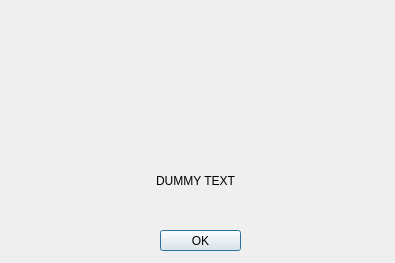
<?xml version="1.0" encoding="UTF-8"?>
<ui version="4.0">
 <class>PopUpDialog</class>
 <widget class="QDialog" name="PopUpDialog">
  <property name="geometry">
   <rect>
    <x>0</x>
    <y>0</y>
    <width>395</width>
    <height>263</height>
   </rect>
  </property>
  <property name="windowTitle">
   <string>Dialog</string>
  </property>
  <widget class="QDialogButtonBox" name="buttonBox">
   <property name="geometry">
    <rect>
     <x>160</x>
     <y>230</y>
     <width>81</width>
     <height>21</height>
    </rect>
   </property>
   <property name="orientation">
    <enum>Qt::Vertical</enum>
   </property>
   <property name="standardButtons">
    <set>QDialogButtonBox::Ok</set>
   </property>
  </widget>
  <widget class="QLabel" name="popupimage">
   <property name="geometry">
    <rect>
     <x>130</x>
     <y>10</y>
     <width>131</width>
     <height>121</height>
    </rect>
   </property>
   <property name="text">
    <string/>
   </property>
   <property name="pixmap">
    <pixmap>warning-icon-11552769738dqsq0g82mv.png</pixmap>
   </property>
   <property name="scaledContents">
    <bool>true</bool>
   </property>
   <property name="alignment">
    <set>Qt::AlignLeading|Qt::AlignLeft|Qt::AlignVCenter</set>
   </property>
  </widget>
  <widget class="QLabel" name="popuptext">
   <property name="geometry">
    <rect>
     <x>0</x>
     <y>160</y>
     <width>391</width>
     <height>41</height>
    </rect>
   </property>
   <property name="text">
    <string>DUMMY TEXT</string>
   </property>
   <property name="alignment">
    <set>Qt::AlignCenter</set>
   </property>
  </widget>
 </widget>
 <resources/>
 <connections>
  <connection>
   <sender>buttonBox</sender>
   <signal>clicked(QAbstractButton*)</signal>
   <receiver>PopUpDialog</receiver>
   <slot>close()</slot>
   <hints>
    <hint type="sourcelabel">
     <x>248</x>
     <y>254</y>
    </hint>
    <hint type="destinationlabel">
     <x>157</x>
     <y>274</y>
    </hint>
   </hints>
  </connection>
 </connections>
</ui>
